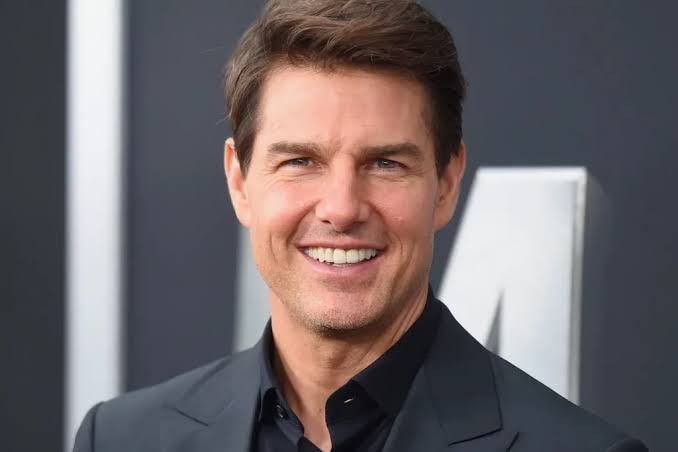
#> input picture backend/recognition_network_v1/test_images/cruise.jpeg, 678 x 452 px
$ python -i app.py   (imports and definitions only)
#> lines starting #> are read from the running program, lines starting #| are printed output that depends on the picture
from flask import Flask, request, send_file, jsonify
import os
from io import BytesIO
from PIL import Image, ExifTags

# [1 line not run here, left out]

# Folders to save uploaded and processed images
UPLOAD_FOLDER = 'uploads/'
PROCESSED_FOLDER = 'processed/'

# Ensure the folders exist
# [2 lines not run here, left out]


# Function to rotate the image based on EXIF orientation
def correct_image_orientation(img):
    try:
        # Check for EXIF orientation tag
        for orientation in ExifTags.TAGS.keys():
            if ExifTags.TAGS[orientation] == 'Orientation':
                break
        exif = img._getexif()
        if exif is not None:
            exif_orientation = exif.get(orientation)
            if exif_orientation == 3:
                img = img.rotate(180, expand=True)
            elif exif_orientation == 6:
                img = img.rotate(270, expand=True)
            elif exif_orientation == 8:
                img = img.rotate(90, expand=True)
    except (AttributeError, KeyError, IndexError):
        # In case there's no EXIF or error, do nothing
        pass
    return img


# [33 lines that did not run here, left out]


# [2 lines not run here, left out]

>>> import cv2
>>> picture = cv2.imread('../recognition_network_v1/test_images/cruise.jpeg', cv2.IMREAD_GRAYSCALE)
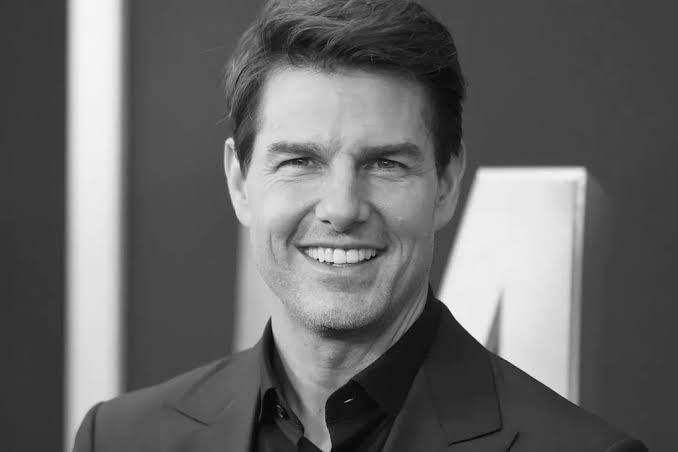
#> picture: shape (452, 678); min 0, max 252, mean 103.6
>>> result = correct_image_orientation(picture)

$ run again, on backend/recognition_network_v1/test_images/kaenu-reeves.jpeg
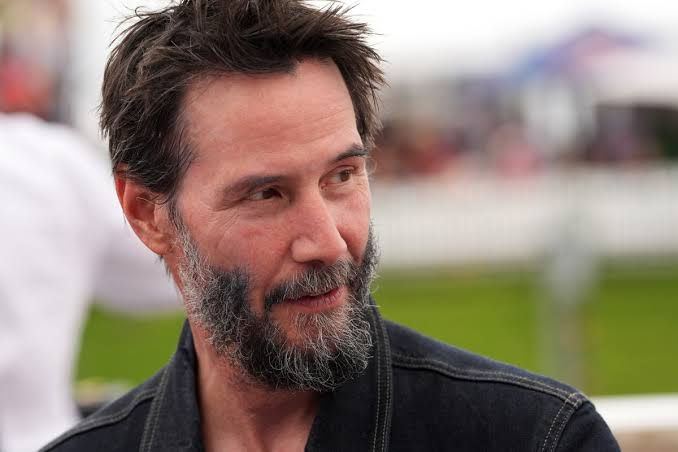
#> input picture backend/recognition_network_v1/test_images/kaenu-reeves.jpeg, 678 x 452 px
#> `picture = cv2.imread('../recognition_network_v1/test_images/cruise.jpe..`:
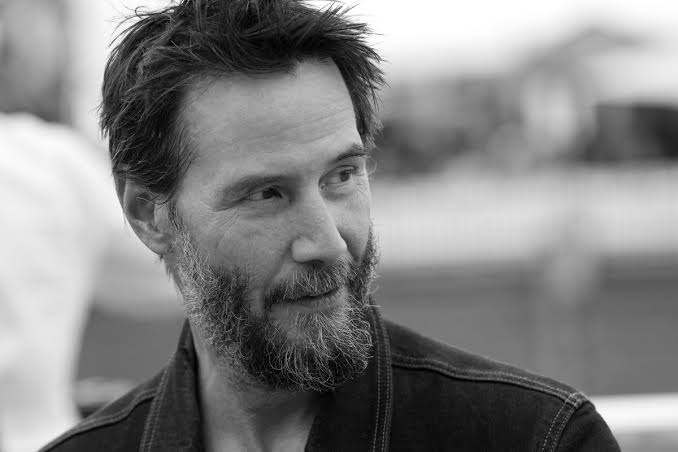
#> picture: shape (452, 678); min 0, max 255, mean 131.6

$ run again, on backend/recognition_network_v1/test_images/Piotr-Nawrocki.png
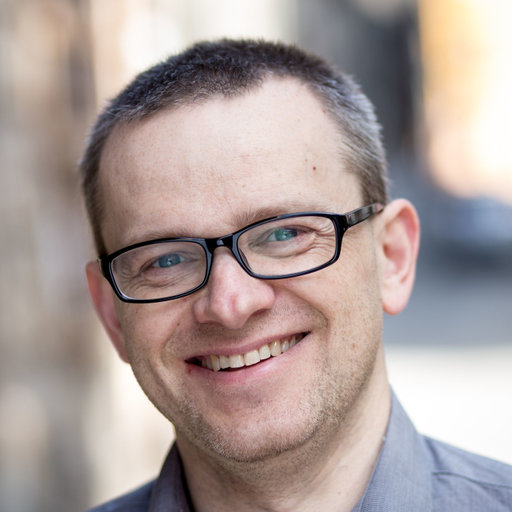
#> input picture backend/recognition_network_v1/test_images/Piotr-Nawrocki.png, 512 x 512 px
#> `picture = cv2.imread('../recognition_network_v1/test_images/cruise.jpe..`:
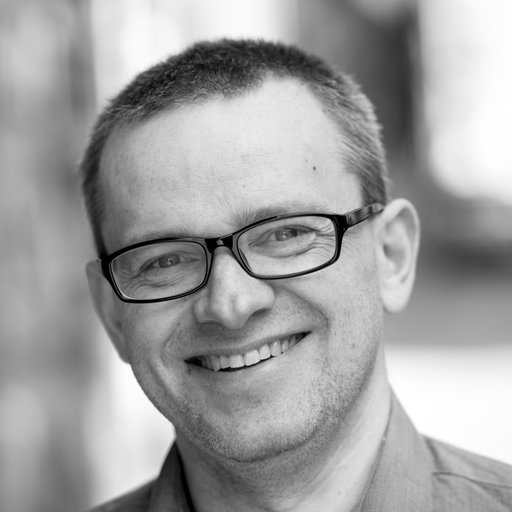
#> picture: shape (512, 512); min 0, max 255, mean 160.9
